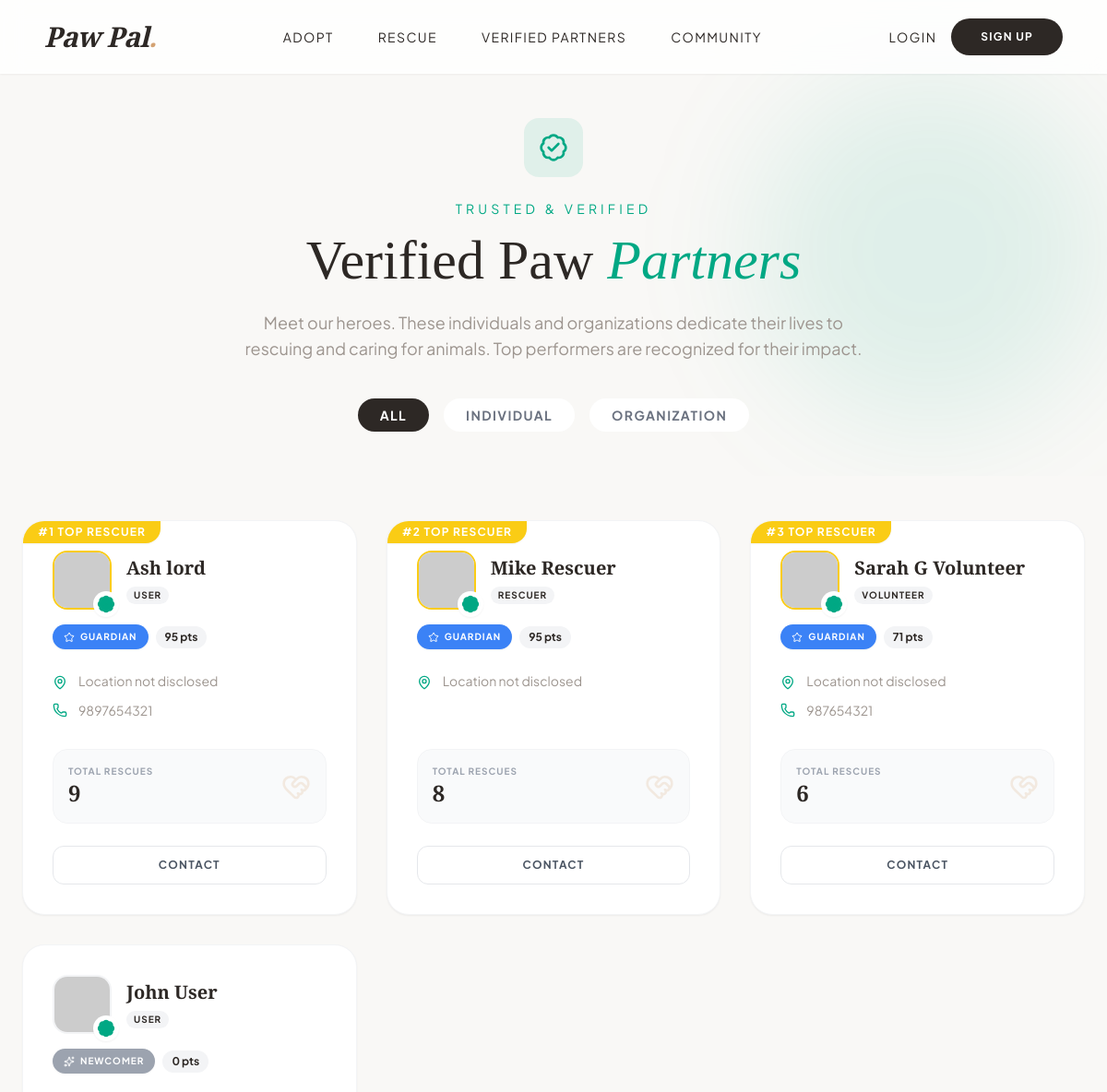
The app's page /centers.php (upper part), older data.
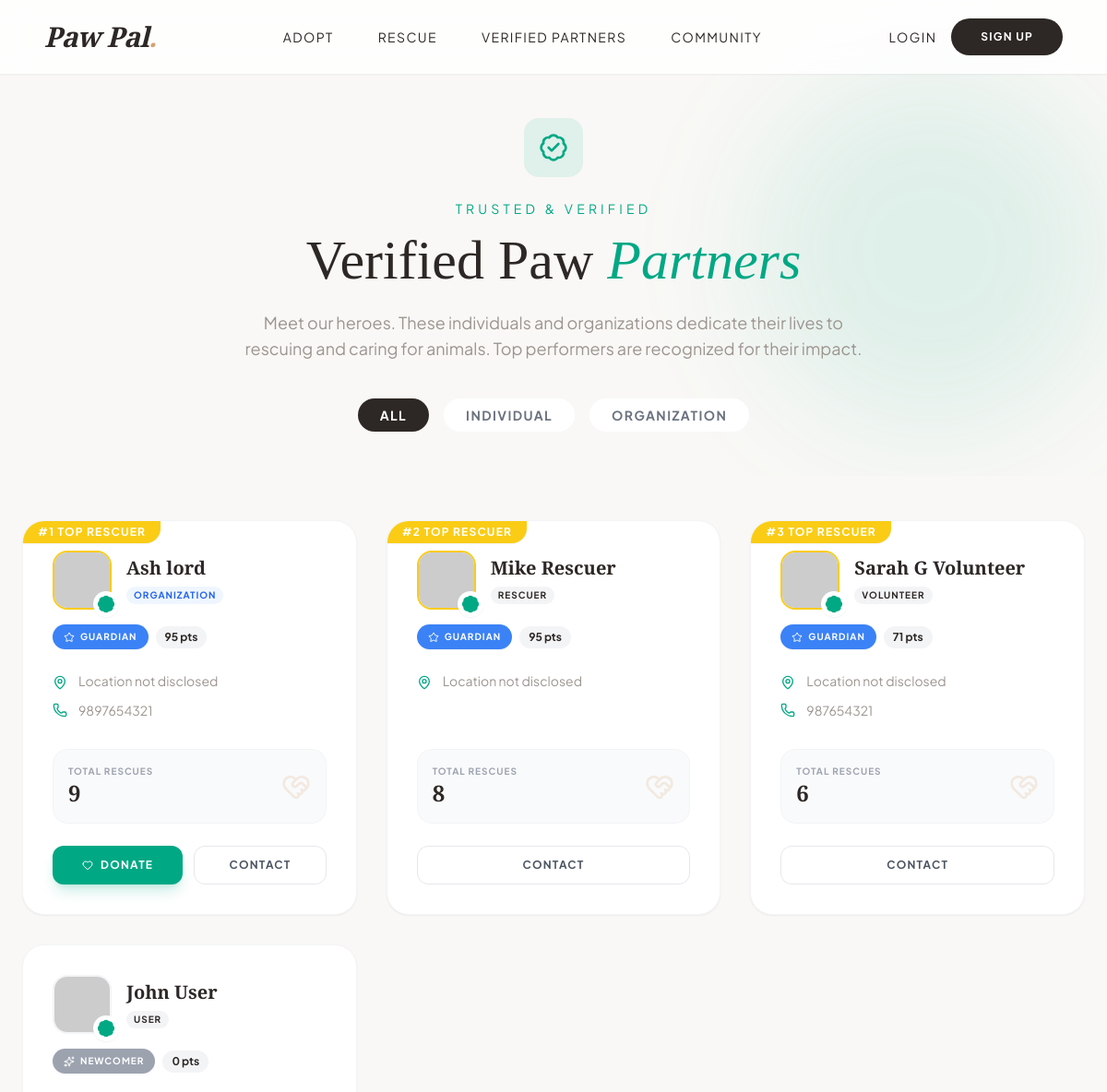
The same page, newer data.
### tables this page shows
CREATE TABLE `users` (
  `id` int(11) NOT NULL,
  `username` varchar(50) NOT NULL,
  `email` varchar(100) NOT NULL,
  `password` varchar(255) NOT NULL,
  `phone` varchar(20) DEFAULT NULL,
  `address` text DEFAULT NULL,
  `role` enum('user','admin','volunteer','rescuer','organization') DEFAULT 'user',
  `is_verified` tinyint(1) DEFAULT 0,
  `created_at` timestamp NOT NULL DEFAULT current_timestamp(),
  `gender` varchar(20) DEFAULT NULL,
  `dob` date DEFAULT NULL,
  `profile_image` varchar(255) DEFAULT NULL,
  `lives_saved` int(11) DEFAULT 0,
  `organization_type` enum('Individual','Charity','Organization','Trust') DEFAULT NULL,
  `organization_name` varchar(150) DEFAULT NULL
);

### centers.php (the view, shortened to what the rows shown need)
<?php
include 'config.php';
$sql = "SELECT *,
    CASE
        WHEN role = 'organization' THEN 'Organization'
        ELSE 'Individual'
    END AS effective_type
    FROM users WHERE is_verified = 1 AND role != 'admin'";
$sql .= " ORDER BY lives_saved DESC";
$centers = $conn->query($sql);
function calculatePawScore($conn, $userId, $livesSaved)
{
    $score = 0;
    $score += $livesSaved * 10;
    $rescuesDone = $conn->query("SELECT COUNT(*) as cnt FROM rescue_reports WHERE assigned_to = $userId AND status IN ('Rescued','Closed')");
    if ($rescuesDone) {
        $row = $rescuesDone->fetch_assoc();
        $score += ($row['cnt'] ?? 0) * 15;
    }
    $reportsFiled = $conn->query("SELECT COUNT(*) as cnt FROM rescue_reports WHERE reporter_id = $userId");
    if ($reportsFiled) {
        $row = $reportsFiled->fetch_assoc();
        $score += ($row['cnt'] ?? 0) * 5;
    }
    $petsListed = $conn->query("SELECT COUNT(*) as cnt FROM pets WHERE added_by = $userId");
    if ($petsListed) {
        $row = $petsListed->fetch_assoc();
        $score += ($row['cnt'] ?? 0) * 5;
    }
    $blogs = $conn->query("SELECT COUNT(*) as cnt FROM blogs WHERE author_id = $userId AND status='approved'");
    if ($blogs) {
        $row = $blogs->fetch_assoc();
        $score += ($row['cnt'] ?? 0) * 3;
    }
    return $score;
}
function getBadgeInfo($score)
{
    if ($score >= 50)
        return ['title' => 'Guardian', 'color' => 'bg-blue-500 text-white', 'icon' => 'star'];
    return ['title' => 'Newcomer', 'color' => 'bg-gray-400 text-white', 'icon' => 'sparkles'];
}
include 'includes/header.php';
?>
<section class="pt-32 pb-12 px-6 relative overflow-hidden bg-paw-bg/30">
    <div class="max-w-4xl mx-auto text-center relative z-10">
        <h1 class="font-serif text-5xl md:text-6xl text-paw-dark mb-6">
            Verified Paw <span class="italic text-paw-verified">Partners</span>
        </h1>
    </div>
</section>
<section class="py-12 px-6">
    <div class="max-w-7xl mx-auto">
        <div class="grid md:grid-cols-2 lg:grid-cols-3 gap-8">
            <?php
            $rank = 1;
            while ($center = $centers->fetch_assoc()):
                $isTop3 = $rank <= 3;
                $pawScore = calculatePawScore($conn, $center['id'], $center['lives_saved']);
                $badge = getBadgeInfo($pawScore);
                $displayName = !empty($center['organization_name']) ? $center['organization_name'] : $center['username'];
                $effectiveType = $center['effective_type'] ?? 'Individual';
                $userRole = !empty($center['role']) ? ucfirst($center['role']) : 'Member';
                ?>
                <div
                    class="bg-white rounded-3xl p-8 shadow-sm hover:shadow-xl transition-all duration-300 border border-gray-100 relative overflow-hidden group flex flex-col">
                    <?php if ($isTop3): ?>
                        <div
                            class="absolute top-0 left-0 bg-yellow-400 text-white px-4 py-1 rounded-br-2xl text-xs font-bold uppercase tracking-widest shadow-sm z-20">
                            #<?php echo $rank; ?> Top Rescuer
                        </div>
                    <?php endif; ?>
                    <div class="relative z-10 flex-1">
                        <div class="flex items-center gap-4 mb-4">
                            <div class="relative w-16 h-16 flex-shrink-0">
                                <img src="<?php
                                $imgSrc = 'https://api.dicebear.com/9.x/toon-head/svg?seed=' . urlencode($center['username']);
                                if (!empty($center['profile_image'])) {
                                    if (strpos($center['profile_image'], 'http') === 0) {
                                        $imgSrc = $center['profile_image'];
                                    } else {
                                        if (file_exists('uploads/users/' . $center['profile_image'])) {
                                            $imgSrc = 'uploads/users/' . rawurlencode($center['profile_image']);
                                        }
                                    }
                                }
                                echo $imgSrc;
                                ?>"
                                    class="w-full h-full object-cover rounded-2xl border-2 <?php echo $isTop3 ? 'border-yellow-400' : 'border-gray-100'; ?>">
                                <div class="absolute -bottom-2 -right-2 bg-white rounded-full p-1 shadow-sm">
                                    <i data-lucide="badge-check" class="w-5 h-5 text-paw-verified fill-current"></i>
                                </div>
                            </div>
                            <div>
                                <h3 class="font-serif text-xl font-bold leading-tight text-paw-dark">
                                    <?php echo htmlspecialchars($displayName); ?>
                                </h3>
                                <div class="flex flex-col gap-1 mt-1">
                                    <div class="flex items-center gap-2 mt-1">
                                        <?php if ($effectiveType === 'Organization'): ?>
                                            <span
                                                class="text-[10px] uppercase tracking-widest font-bold px-2 py-0.5 rounded-full bg-blue-50 text-blue-600">
                                                Organization
                                            </span>
                                        <?php else: ?>
                                            <span
                                                class="text-[10px] uppercase tracking-widest font-bold px-2 py-0.5 rounded-full bg-gray-100 text-paw-dark">
                                                <?php echo $userRole; ?>
                                            </span>
                                        <?php endif; ?>
                                    </div>
                                </div>
                            </div>
                        </div>
                        <div class="flex items-center gap-2 mb-6">
                            <span
                                class="inline-flex items-center gap-1.5 px-3 py-1.5 rounded-full text-[10px] font-bold uppercase tracking-widest <?php echo $badge['color']; ?> shadow-sm">
                                <i data-lucide="<?php echo $badge['icon']; ?>" class="w-3 h-3"></i>
                                <?php echo $badge['title']; ?>
                            </span>
                            <span class="text-xs font-bold text-paw-dark bg-gray-100 px-2.5 py-1 rounded-full">
                                <?php echo $pawScore; ?> pts
                            </span>
                        </div>
                        <div class="space-y-3 mb-8">
                            <div class="flex items-start gap-3 text-paw-gray">
                                <i data-lucide="map-pin" class="w-4 h-4 flex-shrink-0 mt-1 text-paw-verified"></i>
                                <span class="text-sm">
                                    <?php echo htmlspecialchars($center['address'] ?? 'Location not disclosed'); ?>
                                </span>
                            </div>
                            <?php if (!empty($center['phone'])): ?>
                                <div class="flex items-center gap-3 text-paw-gray">
                                    <i data-lucide="phone" class="w-4 h-4 flex-shrink-0 text-paw-verified"></i>
                                    <span class="text-sm">
                                        <?php echo htmlspecialchars($center['phone']); ?>
                                    </span>
                                </div>
                            <?php endif; ?>
                        </div>
                    </div>
                    <div class="bg-gray-50 rounded-2xl p-4 mb-6 border border-gray-100 flex items-center justify-between">
                        <div>
                            <p class="text-[10px] font-bold uppercase tracking-widest text-gray-400">Total Rescues</p>
                            <p class="font-serif text-2xl font-bold text-paw-dark"><?php echo $center['lives_saved']; ?></p>
                        </div>
                        <i data-lucide="heart-handshake" class="w-8 h-8 text-paw-accent/20"></i>
                    </div>
                    <div class="flex gap-3 mt-auto">
                        <?php if ($effectiveType === 'Organization'): ?>
                            <a href="donate.php?id=<?php echo $center['id']; ?>"
                                class="flex-1 py-3 bg-paw-verified text-white rounded-xl text-xs uppercase tracking-widest font-bold hover:bg-paw-dark transition-colors text-center shadow-lg shadow-paw-verified/20 flex items-center justify-center gap-2">
                                <i data-lucide="heart" class="w-3 h-3"></i> Donate
                            </a>
                        <?php endif; ?>
                        <a href="mailto:<?php echo $center['email']; ?>"
                            class="flex-1 py-3 border border-gray-200 text-gray-600 rounded-xl text-xs uppercase tracking-widest font-bold hover:bg-gray-50 transition-colors text-center">
                            Contact
                        </a>
                    </div>
                </div>
                <?php
                $rank++;
            endwhile;
            ?>
        </div>
    </div>
</section>
<?php include 'includes/footer.php'; ?>

Row changes from the older to the newer data that the page shows:
changed users "Ash lord": role "USER" → (not shown); now shows "ORGANIZATION DONATE"
